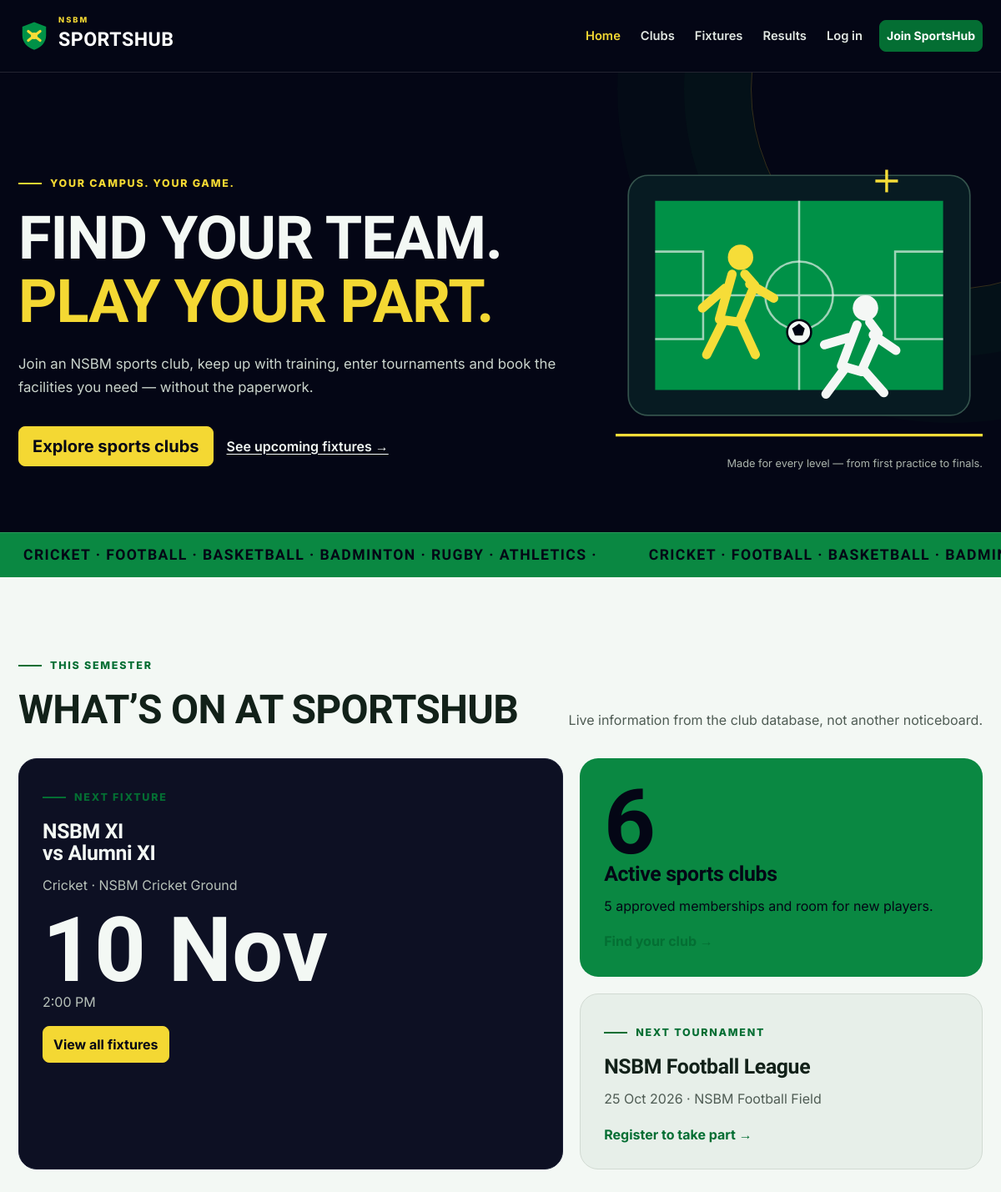
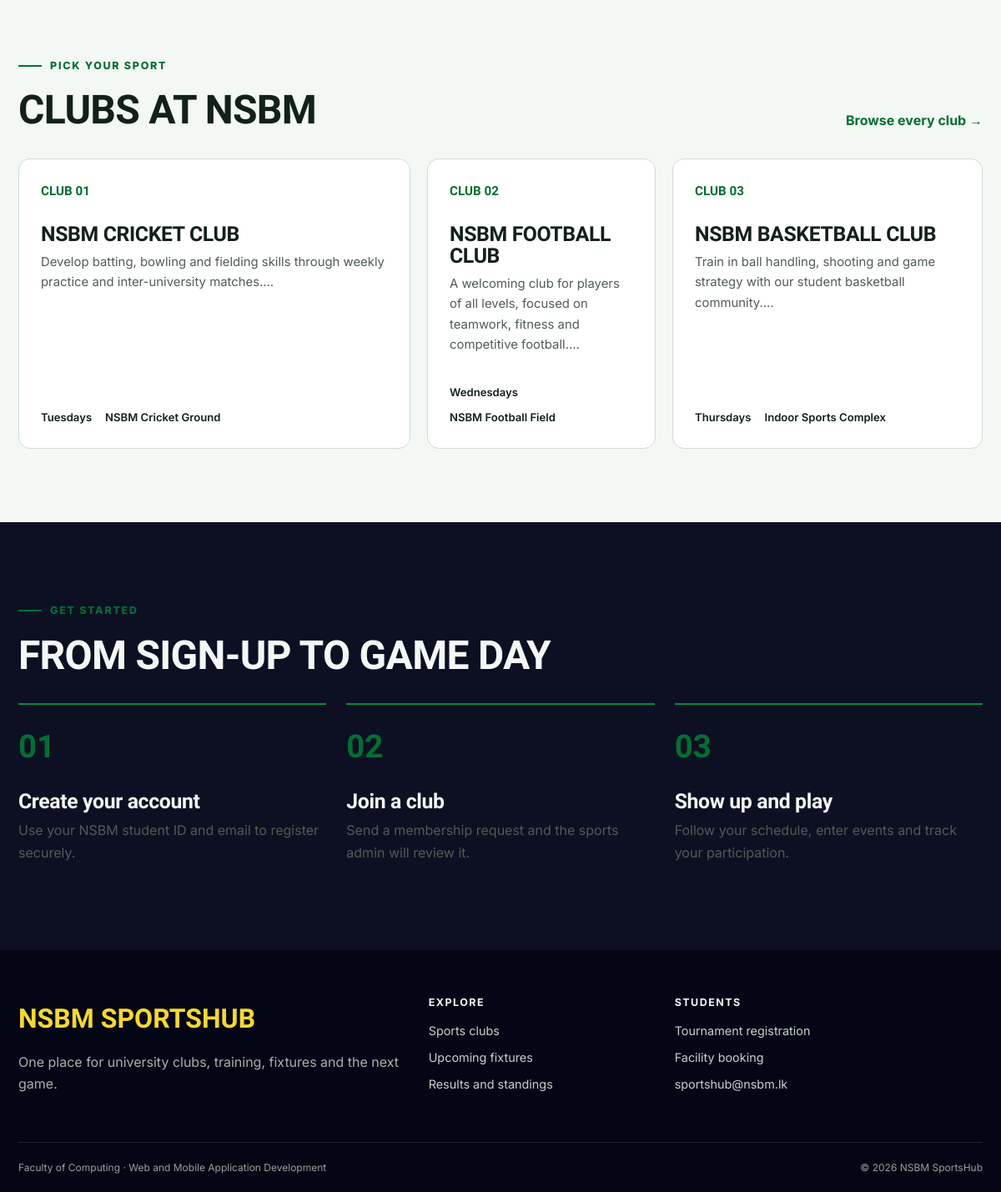
The page / on the database its author committed (2 pictures, top to bottom).
### tables this page shows
CREATE TABLE matches (
    id INT UNSIGNED AUTO_INCREMENT PRIMARY KEY,
    tournament_id INT UNSIGNED NULL,
    sport VARCHAR(80) NOT NULL,
    home_team VARCHAR(100) NOT NULL,
    away_team VARCHAR(100) NOT NULL,
    match_datetime DATETIME NOT NULL,
    venue VARCHAR(120) NOT NULL,
    status ENUM('scheduled', 'completed', 'cancelled') NOT NULL DEFAULT 'scheduled',
    home_score SMALLINT UNSIGNED NULL,
    away_score SMALLINT UNSIGNED NULL,
    created_at TIMESTAMP DEFAULT CURRENT_TIMESTAMP,
    FOREIGN KEY (tournament_id) REFERENCES tournaments(id) ON DELETE SET NULL
);

CREATE TABLE tournaments (
    id INT UNSIGNED AUTO_INCREMENT PRIMARY KEY,
    name VARCHAR(120) NOT NULL,
    sport VARCHAR(80) NOT NULL,
    description TEXT NOT NULL,
    start_date DATE NOT NULL,
    end_date DATE NOT NULL,
    venue VARCHAR(120) NOT NULL,
    registration_deadline DATE NOT NULL,
    max_teams SMALLINT UNSIGNED NOT NULL DEFAULT 8,
    status ENUM('upcoming', 'ongoing', 'completed') NOT NULL DEFAULT 'upcoming',
    created_at TIMESTAMP DEFAULT CURRENT_TIMESTAMP
);

CREATE TABLE clubs (
    id INT UNSIGNED AUTO_INCREMENT PRIMARY KEY,
    name VARCHAR(100) NOT NULL UNIQUE,
    sport VARCHAR(80) NOT NULL,
    description TEXT NOT NULL,
    coach_name VARCHAR(100) NOT NULL,
    meeting_day VARCHAR(20) NOT NULL,
    location VARCHAR(120) NOT NULL,
    max_members SMALLINT UNSIGNED NOT NULL DEFAULT 30,
    status ENUM('active', 'inactive') NOT NULL DEFAULT 'active',
    created_at TIMESTAMP DEFAULT CURRENT_TIMESTAMP
);

### includes/functions.php (called while the page is built, shortened)
<?php
function e($value)
{
    return htmlspecialchars($value ?? '', ENT_QUOTES);
}
function url($path = '')
{
    return BASE_PATH . '/' . ltrim($path, '/');
}
function run_query($sql, $params = [])
{
    global $connection;
    $statement = mysqli_prepare($connection, $sql);
    if (!mysqli_stmt_execute($statement)) {
        die('SQL error: ' . mysqli_stmt_error($statement));
    }
    return $statement;
}
function fetch_all($sql, $params = [])
{
    $statement = run_query($sql, $params);
    $result = mysqli_stmt_get_result($statement);
    return mysqli_fetch_all($result, MYSQLI_ASSOC);
}
function fetch_one($sql, $params = [])
{
    $rows = fetch_all($sql, $params);
    if (count($rows) > 0) {
        return $rows[0];
    }
    return false;
}
function format_date($date, $format = 'd M Y')
{
    if ($date) {
        return date($format, strtotime($date));
    }
    return 'Not set';
}
function format_time($time)
{
    if ($time) {
        return date('g:i A', strtotime($time));
    }
    return 'Not set';
}

### index.php (the view, shortened to what this page needs)
<?php
$clubCount = (int) fetch_one("SELECT COUNT(*) AS total FROM clubs WHERE status = 'active'")['total'];
$memberCount = (int) fetch_one("SELECT COUNT(*) AS total FROM memberships WHERE status = 'approved'")['total'];
$nextMatch = fetch_one("SELECT * FROM matches WHERE status = 'scheduled' AND match_datetime >= NOW() ORDER BY match_datetime LIMIT 1");
$nextTournament = fetch_one("SELECT * FROM tournaments WHERE status != 'completed' AND end_date >= CURDATE() ORDER BY start_date LIMIT 1");
$featuredClubs = fetch_all("SELECT * FROM clubs WHERE status = 'active' ORDER BY id LIMIT 3");
include __DIR__ . '/includes/header.php';
?>
<section class="hero">
    <div class="container">
        <div class="hero-grid">
            <div>
                <span class="hero-kicker">Your campus. Your game.</span>
                <h1 class="hero-title">Find your team.<br><span>Play your part.</span></h1>
                <p class="hero-copy">Join an NSBM sports club, keep up with training, enter tournaments and book the facilities you need — without the paperwork.</p>
                <div class="hero-actions">
                    <a class="btn btn-highlight btn-lg" href="<?= e(url('clubs.php')) ?>">Explore sports clubs</a>
                    <a class="text-link" href="<?= e(url('fixtures.php')) ?>">See upcoming fixtures →</a>
                </div>
            </div>
            <figure class="hero-visual">
            <figcaption>Made for every level — from first practice to finals.</figcaption>
            </figure>
        </div>
    </div>
    <div class="ticker" aria-hidden="true">
        <div class="ticker-track">
            <span>CRICKET · FOOTBALL · BASKETBALL · BADMINTON · RUGBY · ATHLETICS ·&nbsp;</span>
            <span>CRICKET · FOOTBALL · BASKETBALL · BADMINTON · RUGBY · ATHLETICS ·&nbsp;</span>
        </div>
    </div>
</section>
<section class="section" aria-labelledby="whats-on-title">
    <div class="container">
        <div class="section-heading">
            <div><span class="section-kicker">This semester</span>
                <h2 id="whats-on-title">What’s on at SportsHub</h2>
            </div>
            <p>Live information from the club database, not another noticeboard.</p>
        </div>
        <div class="bento-grid">
            <article class="info-tile info-tile-dark bento-main">
            <span class="section-kicker">Next fixture</span>
            <?php if ($nextMatch): ?>
                <h3><?= e($nextMatch['home_team']) ?><br>vs <?= e($nextMatch['away_team']) ?></h3>
                <p><?= e($nextMatch['sport']) ?> · <?= e($nextMatch['venue']) ?></p>
                <span class="big-number"><?= format_date($nextMatch['match_datetime'], 'd M') ?></span>
                <p><?= format_time($nextMatch['match_datetime']) ?></p>
                <a class="btn btn-highlight" href="<?= e(url('fixtures.php')) ?>">View all fixtures</a>
            <?php else: ?>
                <h3>No fixtures scheduled yet</h3><p>Check back soon for the next game.</p>
            <?php endif; ?>
            </article>
            <article class="info-tile info-tile-green">
            <span class="big-number"><?= $clubCount ?></span>
            <h3>Active sports clubs</h3>
            <p><?= $memberCount ?> approved memberships and room for new players.</p>
            <a class="link-arrow" href="<?= e(url('clubs.php')) ?>">Find your club</a>
            </article>
            <article class="info-tile">
            <span class="section-kicker">Next tournament</span>
            <?php if ($nextTournament): ?>
                <h3><?= e($nextTournament['name']) ?></h3>
                <p><?= format_date($nextTournament['start_date']) ?> · <?= e($nextTournament['venue']) ?></p>
                <a class="link-arrow" href="<?= e(url('student/registrations.php')) ?>">Register to take part</a>
            <?php else: ?>
                <h3>New tournaments coming soon</h3>
            <?php endif; ?>
            </article>
        </div>
    </div>
</section>
<section class="section pt-0" aria-labelledby="featured-clubs-title">
    <div class="container">
        <div class="section-heading">
            <div><span class="section-kicker">Pick your sport</span>
                <h2 id="featured-clubs-title">Clubs at NSBM</h2>
            </div>
            <a class="link-arrow" href="<?= e(url('clubs.php')) ?>">Browse every club</a>
        </div>
        <div class="club-grid">
            <?php foreach ($featuredClubs as $index => $club): ?>
                <a class="club-card" href="<?= e(url('club.php?id=' . $club['id'])) ?>">
                <span class="club-number">CLUB <?= str_pad((string) ($index + 1), 2, '0', STR_PAD_LEFT) ?></span>
                <h3><?= e($club['name']) ?></h3>
                <p><?= e(substr($club['description'], 0, 110)) ?>…</p>
                <div class="club-meta"><span><?= e($club['meeting_day']) ?>s</span><span><?= e($club['location']) ?></span>
                </div>
                </a>
            <?php endforeach; ?>
        </div>
    </div>
</section>
<section class="section section-dark" aria-labelledby="how-title">
    <div class="container">
        <div class="section-heading">
            <div><span class="section-kicker">Get started</span>
                <h2 id="how-title">From sign-up to game day</h2>
            </div>
        </div>
        <div class="steps">
            <article class="step">
            <h3>Create your account</h3>
            <p>Use your NSBM student ID and email to register securely.</p></article>
            <article class="step">
            <h3>Join a club</h3>
            <p>Send a membership request and the sports admin will review it.</p></article>
            <article class="step">
            <h3>Show up and play</h3>
            <p>Follow your schedule, enter events and track your participation.</p></article>
        </div>
    </div>
</section>
<?php include __DIR__ . '/includes/footer.php'; ?>

### rows shown on the page
matches: home_team "NSBM XI", away_team "Alumni XI", sport "Cricket", venue "NSBM Cricket Ground", match_datetime "10 Nov", match_datetime "2:00 PM"
tournaments: name "NSBM Football League", start_date "25 Oct 2026", venue "NSBM Football Field"
clubs: index "01", name "NSBM CRICKET CLUB", description "Develop batting, bowling and fielding skills through weekly practice and inter-university matches.", meeting_day "Tuesday", location "NSBM Cricket Ground"
clubs: index "02", name "NSBM FOOTBALL CLUB", description "A welcoming club for players of all levels, focused on teamwork, fitness and competitive football.", meeting_day "Wednesday", location "NSBM Football Field"
clubs: index "03", name "NSBM BASKETBALL CLUB", description "Train in ball handling, shooting and game strategy with our student basketball community.", meeting_day "Thursday", location "Indoor Sports Complex"

### other values the page prints
$clubCount "6"
$memberCount "5"
